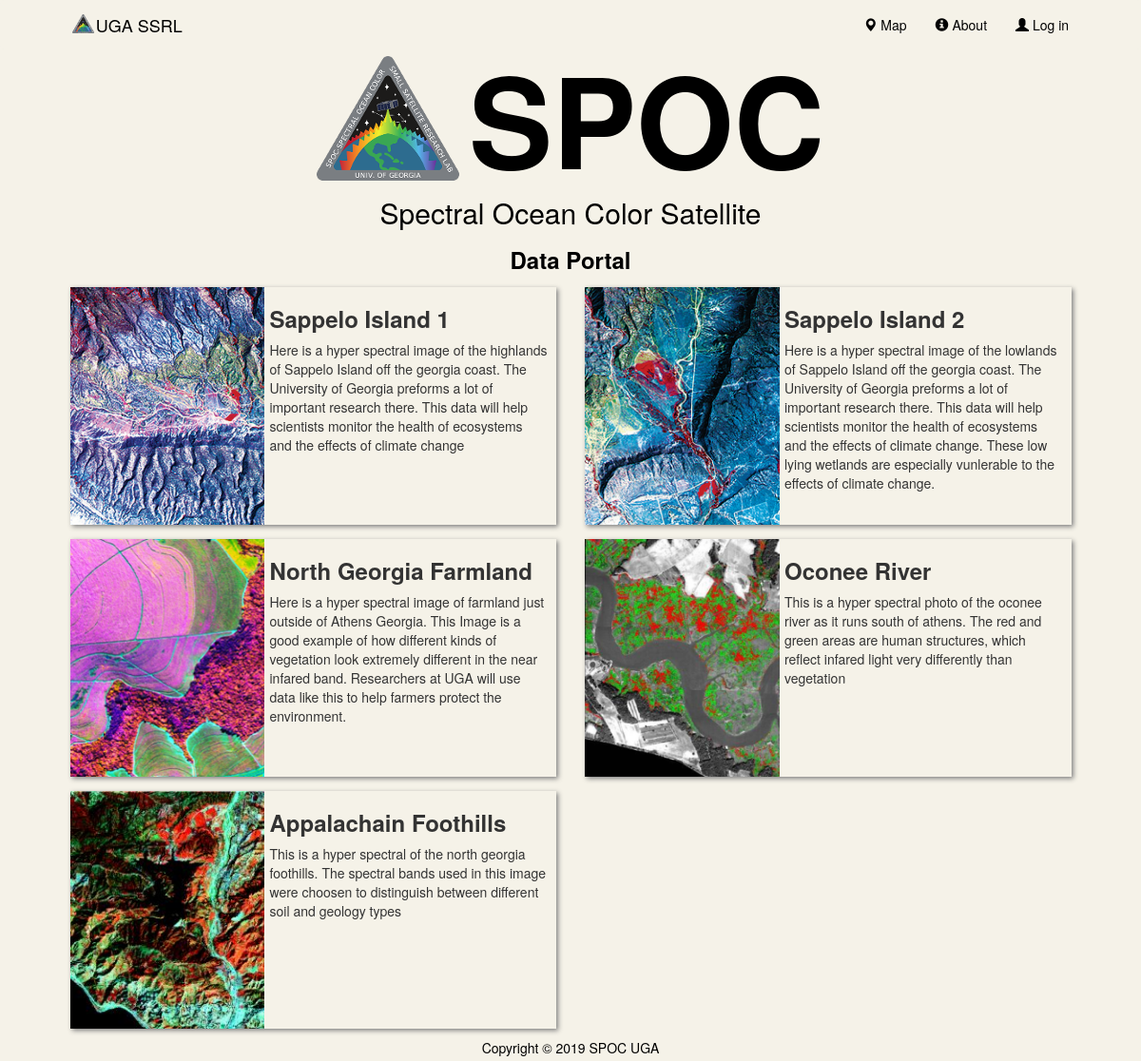
The app's page /php/Index.php with its own data.
### tables this page shows
create table photos(
	id int auto_increment not null,
	photo_path varchar(1028) not null,
	photo_text varchar(256),   

	primary key(id)
);

create table blog_posts(
	id int auto_increment not null,
	post_title varchar(128) not null,
	post_date varchar(256) not null,
	post_text varchar(16384),

	primary key(id)
);

### php/Index.php (the view, shortened to what this page needs)
<?php
    $DB_SERVER = 'localhost:3306';
    $DB_USERNAME = 'root';
    $DB_PASSWORD = '1234';
    $DB_DATABASE = 'termproject';
    $db = mysqli_connect($DB_SERVER,$DB_USERNAME,$DB_PASSWORD,$DB_DATABASE);
    $PhotosDB = "SELECT * FROM photos";
    $BlogPostsDB = "SELECT * FROM blog_posts";
    $_SESSION["photos"] = mysqli_query($db,$PhotosDB);
    $_SESSION["blogPosts"] = mysqli_query($db,$BlogPostsDB);
?>
<div id="main-header" class="text-center">
    <h1 class="display-1 ">
        <img  src="../img/SPOC_patch.png" title="mission patch" class="img-fluid"/>
        <span id="title" class="font-weight-bold"> SPOC </span>
    </h1>
    <h2 id="title-2">Spectral Ocean Color Satellite</h2>
    <h3 class="title-3">Data Portal</h3>
</div>
<div id="main-container" class="container-fluid">
    <?php
        for ($i=0, $j=0; $i < $_SESSION["blognum"]; $i+=2) {
            echo "<div class=\"row\">";
                $blogPost = mysqli_fetch_assoc($_SESSION["blogPosts"]);
                $photo = mysqli_fetch_assoc($_SESSION["photos"]);
                echo "<div class=\"col-md-6\">";
                    echo "<div class=\"tile\">";
                        echo "<span class=\"photo-container\">";
                            echo "<img src=\"" . $photo['photo_path'] . "\" title=\"". $photo['photo_text'] . "\" class=\"blog-photo\" data-toggle=\"modal\"  data-target=\"#pic". $photo['id'] ."\" data-backdrop=\"false\"/>";
                        echo "</span>";
                        echo "<span class=\"text-container\">";
                            echo "<h3 class=\"title-3\">" . $blogPost['post_title'] . "</h3>";
                            echo "<p>" . $blogPost['post_text'] . "</p>";
                        echo "</span>";
                    echo "</div>";
                echo "</div>";
                $j+=2;
                if($j < $_SESSION["blognum"]){
                    $blogPost = mysqli_fetch_assoc($_SESSION["blogPosts"]);
                    $photo = mysqli_fetch_assoc($_SESSION["photos"]);
                    echo "<div class=\"col-md-6\">";
                        echo "<div class=\"tile\">";
                            echo "<span class=\"photo-container\">";
                                echo "<img src=\"" . $photo['photo_path'] . "\" title=\"". $photo['photo_text'] . "\" class=\"blog-photo\" data-toggle=\"modal\"  data-target=\"#pic". $photo['id'] ."\" data-backdrop=\"false\"/>";
                            echo "</span>";
                            echo "<span class=\"text-container\">";
                                echo "<h3 class=\"title-3\">" . $blogPost['post_title'] . "</h3>";
                                echo "<p>" . $blogPost['post_text'] . "</p>";
                            echo "</span>";
                        echo "</div>";
                    echo "</div>";
                }
            echo "</div>";
        }
    ?>
</div>

### css/custom.css (style rules this page uses)
html, body { background-color: #f5f2e8; height: 100%; }
#TopHeader { margin-right: 5%; margin-left: 5%; }
#TopHeader > div > a { color: black; }
#TopHeader > ul > li > a { color: black; }
#brand-pic { float: left; height: 20px; margin-top: 14px; margin-right: 2px; }
#Footer { bottom: 0; left: 0; width: 100%; height: 3%; color: black; text-align: center; }
#main-header { color: black; margin-top: -20px; }
#title { font-weight: bolder; font-size: 16.5vh; vertical-align: middle; }
#title-2 { margin-top: 10px }
.title-3 { font-weight: bolder; }
#main-container > .row { padding-bottom: 10px; padding-top: 5px; padding-left: 5%; padding-right: 5%; }
.tile { height: 250px; box-shadow: 2px 2px 5px 0 grey; }
.photo-container { display: inline-block; width: 40%; height: 100%; overflow-x:hidden; }
.text-container { display: inline-block; position: absolute; width: 57%; height: 100%; padding-left: 1%; padding-right: 2%; }
.blog-photo { height: 100%; }
#map-nav { background-color: #f5f2e8; margin-bottom: 0; }
.containerLogin > div > a, p { float: left; }

### records on screen
photos: photo_path (picture)
blog_posts: post_title "Sappelo Island 1", post_text "Here is a hyper spectral image of the highlands of Sappelo Island off the georgia coast. The University of Georgia preforms a lot of important research there. This data will help scientists monitor the health of ecosystems and the effects of climate change"
photos: photo_path (picture)
blog_posts: post_title "Sappelo Island 2", post_text "Here is a hyper spectral image of the lowlands of Sappelo Island off the georgia coast. The University of Georgia preforms a lot of important research there. This data will help scientists monitor the health of ecosystems and the effects of climate change. These low lying wetlands are especially vunlerable to the effects of climate change."
photos: photo_path (picture)
blog_posts: post_title "North Georgia Farmland", post_text "Here is a hyper spectral image of farmland just outside of Athens Georgia. This Image is a good example of how different kinds of vegetation look extremely different in the near infared band. Researchers at UGA will use data like this to help farmers protect the environment."
photos: photo_path (picture)
blog_posts: post_title "Oconee River", post_text "This is a hyper spectral photo of the oconee river as it runs south of athens. The red and green areas are human structures, which reflect infared light very differently than vegetation"
photos: photo_path (picture), blog_posts.post_title "Appalachain Foothills", blog_posts.post_text "This is a hyper spectral of the north georgia foothills. The spectral bands used in this image were choosen to distinguish between different soil and geology types"
